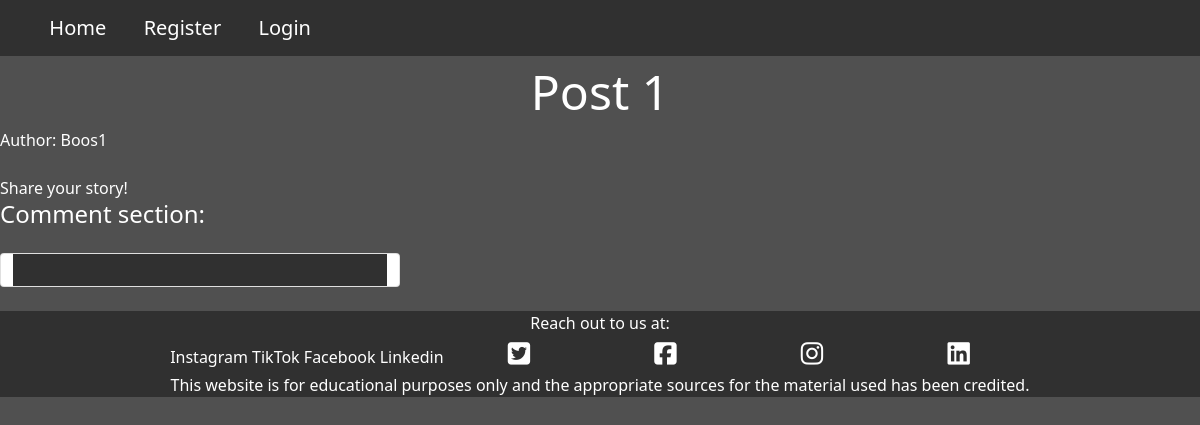
Page /post-1/ on the committed database.
### blog/models.py (models this page shows, shortened)
class Post(models.Model):
    title = models.CharField(max_length=100, unique=True,
    blank=False, null=False)
    slug = models.SlugField(max_length=100, unique=True)
    author = models.ForeignKey(User, on_delete=models.CASCADE,
    related_name="blog_posts")
    updated_on = models.DateTimeField(auto_now=True)
    content = models.TextField(max_length=10000, blank=False,
    null=False, default='Share your story!')
    featured_image = CloudinaryField('image', default='placeholder')
    excerpt = models.TextField(max_length=500, blank=False,
    null=False, default='Tell us a little bit about your post!')
    created_on = models.DateTimeField(auto_now_add=True)
    status = models.IntegerField(choices=STATUS, default=0)
    likes = models.ManyToManyField(User, related_name='blogpost_like',
    blank=True)
    class Meta:
        ordering = ['-created_on']

class SocialMediaPlatform(models.Model):
    name = models.CharField(max_length=50, blank=True, null=True)
    font_awesome_class = models.CharField(max_length=50, blank=True, null=True)
    base_url = models.CharField(max_length=50, blank=True, null=True,
    default='https://instagram.com/ or https://tiktok.com/@')

### blog/views.py (the view, shortened to what this page needs)
# urls.py: path('<slug:slug>/', views.PostDetail.as_view(), name='post_detail'),
class PostDetail(View):
    def get(self, request, slug, *args, **kwargs):
        queryset = Post.objects.filter(status=1)
        post = get_object_or_404(queryset, slug=slug)
        comments = post.comments.filter(approved=True).order_by('-created_on')
        return render(
            request, "post_detail.html",
            {
                "post": post,
                "comments": comments,
                "comment_form": CommentForm(),
                "left_comment": False
            },
        )

### blog/views.py (called while the page is built)
def social_media_base_view(request):
    smbase = SocialMediaPlatform.objects.all()
    context = {
        'smbase': smbase
    }
    return context

### templates/post_detail.html (shortened to what this page needs)
{% extends 'base.html' %} {% block content %}
{% load crispy_forms_tags %}
<div class="post-title">{{ post.title }}</div>
<div>Author: {{ post.author }}</div>
<div class="post-image container-fluid">
</div>
    <div class="post-content">{{ post.content|safe }}</div>
    <div class="row">
        <h4>Comment section:</h4>
        </div>
<div class="container-fluid">
    <div class="row">
        <div class="col-md-4 card mb-4 mt-3">
            <div class="card-body">
            </div>
        </div>
    </div>
</div>
{% endblock content %}

### templates/base.html (shortened to what this page needs)
{% load static %}
<!DOCTYPE html>
<html lang="en">
<head>
    <link rel="stylesheet" href="https://cdnjs.cloudflare.com/ajax/libs/font-awesome/6.1.1/css/all.min.css">
    <link href="https://cdn.jsdelivr.net/npm/bootstrap@5.0.1/dist/css/bootstrap.min.css" rel="stylesheet"
>
    <link rel="stylesheet" href="{% static 'css/style.css' %}">
    <link rel="stylesheet" type="text/css" href="{% static 'fontawesome/css/all.min.css' %}" />
</head>
<body>
    <div class="container-fluid navbar">
        <nav class="navbar-expand-lg">
            <ul class="nav navbar-expand navbar-brand">
                <li>
                    <a href="{% url 'home' %}">Home</a>
                </li>
                {% if user.is_superuser %}
                <li>
                    <a href="admin/blog/post/add/">Make a Post</a>
                </li>
                <li>
                    <a href="{% url 'account_logout' %}">Sign-out</a>
                </li>
                {% elif user.is_authenticated %}
                <li>
                    <a href="{% url 'account_logout' %}">Sign-out</a>
                </li>
                {% else %}
                <li>
                    <a href="{% url 'account_signup' %}">Register</a>
                </li>
                <li>
                    <a href="{% url 'account_login' %}">Login</a>
                </li>
                {% endif %}
            </ul>
        </nav>
        </div>
    {% block content %}
    {% endblock content %}
    <footer class="footer">
        <p class="ft-text">Reach out to us at:</p>
        {% for smlink in smbase %}
            <a href="{{ smlink.name }}" target="_blank" rel="noopener" aria-label="Visit our Instagram page (opens in a new tab)">
            {{ smlink.name }}
            </a>
        {% endfor %}
        <a href="https://twitter.com" target="_blank" rel="noopener" aria-label="Visit our Twitter page (opens in a new tab)" class="ft-links"><i class="fa-brands fa-twitter-square"></i></a>
        <a href="https://facebook.com" target="_blank" rel="noopener" aria-label="Visit our Facebook page (opens in a new tab)" class="ft-links"><i class="fa-brands fa-facebook-square"></i></a>
        <a href="https://instagram.com" target="_blank" rel="noopener" aria-label="Visit our Instagram page (opens in a new tab)" class="ft-links"><i class="fa-brands fa-instagram"></i></a>
        <a href="https://linkedIn.com" target="_blank" rel="noopener" aria-label="Visit our LinkedIn page (opens in a new tab)" class="ft-links"><i class="fa-brands fa-linkedin"></i></a>
        <p>This website is for educational purposes only and the appropriate sources for the material used has been credited.</p>
    </footer>
</body>
</html>

### static/css/style.css (style rules this page uses)
body { color: white; background-color: #505050; }
.navbar { background-color: #303030; }
ul li { list-style-type: none; margin-left: 20%; }
a { text-decoration: none; color: white; }
footer { background-color: #303030; text-align: center; position: relative; bottom: 0px; width: 100%; margin-bottom: 0%; padding-bottom: 0%; }
.ft-text { margin-bottom: 0%; }
.ft-links { padding: 5%; font-size: 160%; }
.post-title { font-size: 3rem; text-align: center; }
.post-content { width: 100%; }
.card-body { background-color: #303030; }

### rows in the picture
Post: title "Post 1", author "Boos1", content "Share your story!"
SocialMediaPlatform: name "Instagram"
SocialMediaPlatform: name "TikTok"
SocialMediaPlatform: name "Facebook"
SocialMediaPlatform: name "Linkedin"
